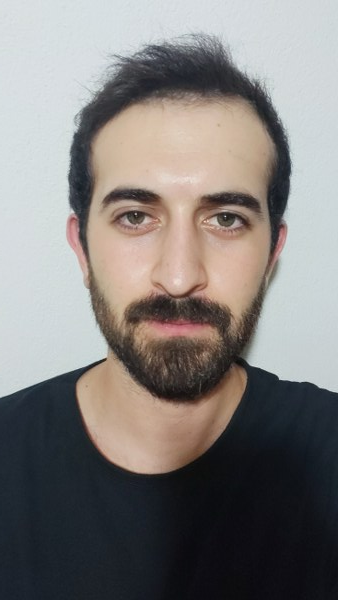
#> input picture OpenCV/p.jpg, 338 x 600 px, found by its file name
$ python 3-resize.py
#> lines starting #> are read from the running program, lines starting #| are printed output that depends on the picture
# -*- coding: utf-8 -*-
"""
Created on Sun Dec 13 00:50:30 2020

@author: Velican
"""

""" Resizing image"""
import cv2

img = cv2.imread(("C:/Users/Velican/Desktop/Graduation Progress/OpenCV/p.jpg"))
#> img is the input picture: shape (600, 338, 3); mean B, G, R 124, 125.9, 129.5
print(img.shape)
#| (600, 338, 3)

imgResize = cv2.resize(img,(600,600))
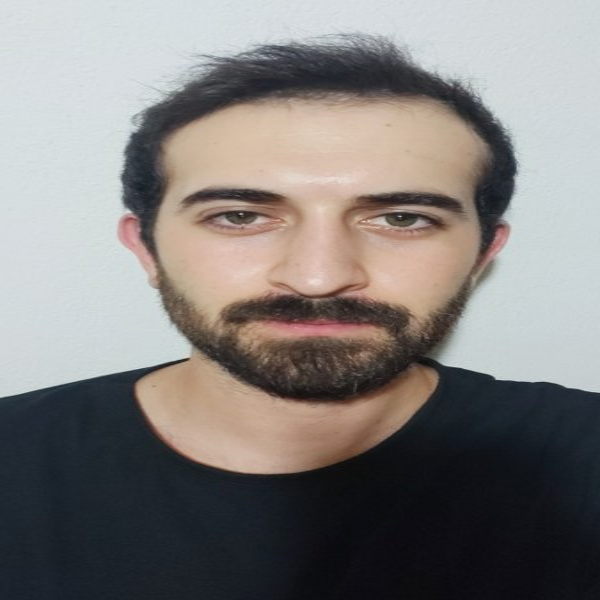
#> imgResize: shape (600, 600, 3); mean B, G, R 124, 125.9, 129.5
""" Cropping image"""
imgCropped = imgResize[100:500,100:600]
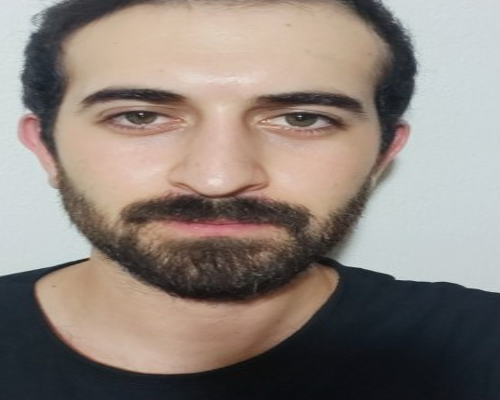
#> imgCropped: shape (400, 500, 3); mean B, G, R 122.7, 129.8, 140.4

cv2.imshow("Image",img)
cv2.imshow("Image Res",imgResize)
cv2.imshow("Image Cropped",imgCropped)

cv2.waitKey(0)
